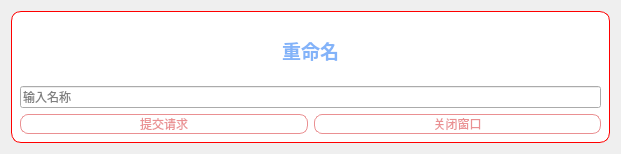
<?xml version="1.0" encoding="UTF-8"?>
<ui version="4.0">
 <class>Rename_file_Dialog</class>
 <widget class="QDialog" name="Rename_file_Dialog">
  <property name="geometry">
   <rect>
    <x>0</x>
    <y>0</y>
    <width>621</width>
    <height>154</height>
   </rect>
  </property>
  <property name="windowTitle">
   <string>Dialog</string>
  </property>
  <layout class="QVBoxLayout" name="verticalLayout_2">
   <item>
    <widget class="QWidget" name="widget" native="true">
     <property name="styleSheet">
      <string notr="true">#widget {
    background-color: white;
border:1px solid red;
    border-radius: 10px;
}</string>
     </property>
     <layout class="QVBoxLayout" name="verticalLayout_3">
      <item>
       <layout class="QVBoxLayout" name="verticalLayout">
        <item>
         <widget class="QLabel" name="label">
          <property name="font">
           <font>
            <pointsize>14</pointsize>
            <weight>75</weight>
            <italic>false</italic>
            <bold>true</bold>
           </font>
          </property>
          <property name="styleSheet">
           <string notr="true">QLabel{
	color: rgb(131,179,249);
font: '新宋体';
font-weight:bold;
padding-top:8px;
padding-bottom:8px;
}
</string>
          </property>
          <property name="text">
           <string>重命名</string>
          </property>
          <property name="alignment">
           <set>Qt::AlignCenter</set>
          </property>
         </widget>
        </item>
        <item>
         <widget class="QLineEdit" name="foder_name_lineEdit">
          <property name="placeholderText">
           <string>输入名称</string>
          </property>
         </widget>
        </item>
        <item>
         <layout class="QHBoxLayout" name="horizontalLayout">
          <item>
           <widget class="QPushButton" name="creat_folderButton">
            <property name="styleSheet">
             <string notr="true">QPushButton:!hover{
		border:1px solid rgb(234,144,146);
	color: rgb(234,144,146);
	font: 75 12pt &quot;微软雅黑&quot;;
border-radius:8px;
	
}

QPushButton:hover{

	border:1px solid rgb(234,144,146);
	background-color:#faefef;
	color: rgb(234,144,146);
	font: 75 12pt &quot;微软雅黑&quot;;
border-radius:8px;

}</string>
            </property>
            <property name="text">
             <string>提交请求</string>
            </property>
           </widget>
          </item>
          <item>
           <widget class="QPushButton" name="closeButton">
            <property name="styleSheet">
             <string notr="true">QPushButton:!hover{
		border:1px solid rgb(234,144,146);
	color: rgb(234,144,146);
	font: 75 12pt &quot;微软雅黑&quot;;
border-radius:8px;
	
}

QPushButton:hover{

	border:1px solid rgb(234,144,146);
	background-color:#faefef;
	color: rgb(234,144,146);
	font: 75 12pt &quot;微软雅黑&quot;;
border-radius:8px;

}</string>
            </property>
            <property name="text">
             <string>关闭窗口</string>
            </property>
           </widget>
          </item>
         </layout>
        </item>
       </layout>
      </item>
     </layout>
    </widget>
   </item>
  </layout>
 </widget>
 <resources/>
 <connections/>
</ui>
